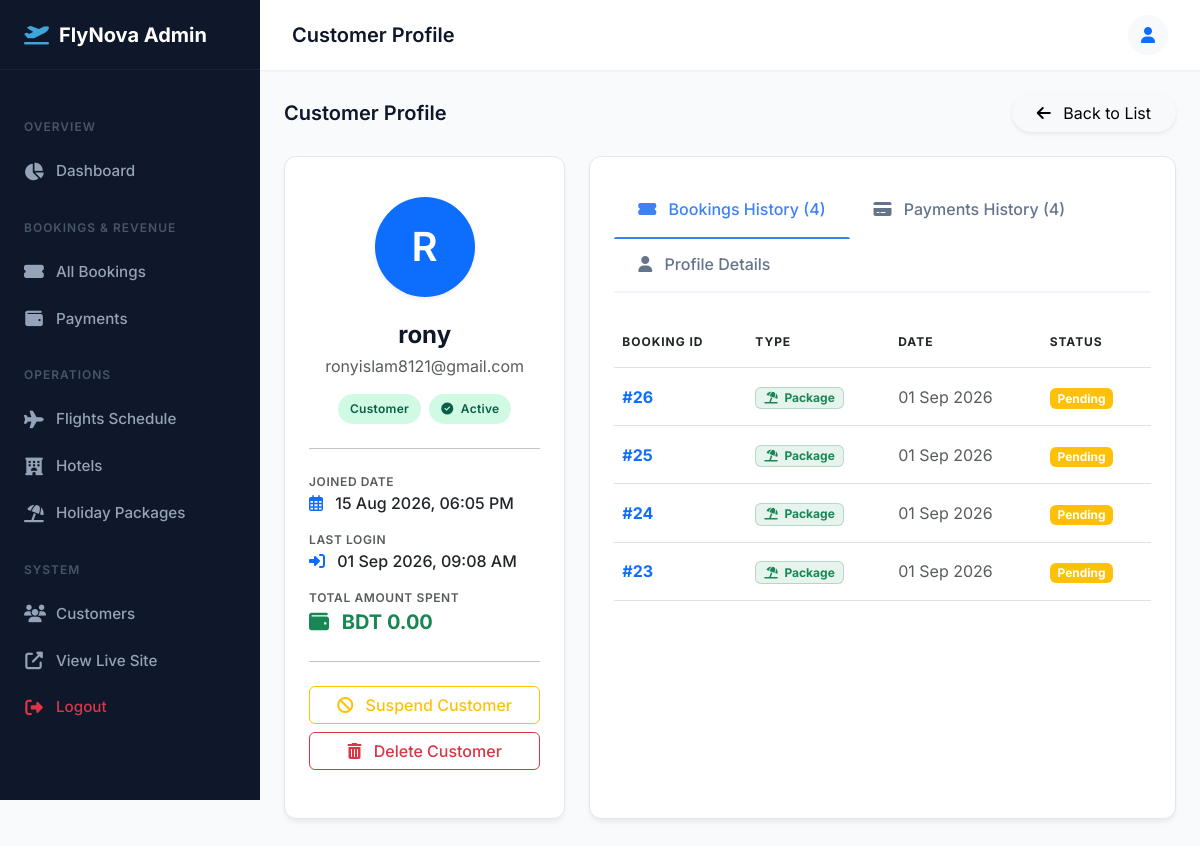
Page /dashboard/customers/29/ (signed in) on the committed database.
### accounts/models.py (models this page shows, shortened)
class CustomUser(AbstractUser):
    email = models.EmailField(unique=True)
    phone_number = models.CharField(max_length=15, blank=True, null=True)
    USERNAME_FIELD = 'email'
    REQUIRED_FIELDS = ['username']

### bookings/models.py (models this page shows, shortened)
class Booking(models.Model):
    STATUS_CHOICES = (
        ('PENDING', 'Pending'),
        ('CONFIRMED', 'Confirmed'),
        ('CANCELLED', 'Cancelled'),
    )
    user = models.ForeignKey(settings.AUTH_USER_MODEL, on_delete=models.CASCADE, related_name='bookings')
    flight = models.ForeignKey('flights.Flight', on_delete=models.CASCADE, null=True, blank=True, related_name='bookings')
    room = models.ForeignKey('hotels.Room', on_delete=models.CASCADE, null=True, blank=True, related_name='bookings')
    package = models.ForeignKey('packages.Package', on_delete=models.CASCADE, null=True, blank=True, related_name='bookings')
    booking_date = models.DateTimeField(auto_now_add=True)
    status = models.CharField(max_length=20, choices=STATUS_CHOICES, default='PENDING')
    total_price = models.DecimalField(max_digits=10, decimal_places=2)

### dashboard/views.py (the view)
# urls.py: path('customers/<int:pk>/', views.CustomerDetailView.as_view(), name='customer_profile'),
@method_decorator(staff_member_required, name='dispatch')
class CustomerDetailView(DetailView):
    model = User
    template_name = 'dashboard/customer_profile.html'
    context_object_name = 'customer'
    def get_context_data(self, **kwargs):
        context = super().get_context_data(**kwargs)
        customer = self.object
        context['title'] = 'Customer Profile'
        profile = getattr(customer, 'profile', None)
        context['profile'] = profile
        bookings = Booking.objects.filter(user=customer).order_by('-booking_date')
        context['bookings'] = bookings
        payments = Payment.objects.filter(booking__user=customer).order_by('-timestamp')
        context['payments'] = payments
        total_spent = payments.filter(status='COMPLETED').aggregate(total=Sum('amount'))['total'] or 0
        context['total_spent'] = total_spent
        return context

### dashboard/templates/dashboard/customer_profile.html (shortened to what this page needs)
{% extends 'dashboard/base_admin.html' %}
{% load static %}
{% block content %}
<div class="d-flex justify-content-between align-items-center mb-4">
    <h1 class="page-title">{{ title }}</h1>
    <a href="{% url 'dashboard:customer_list' %}" class="btn btn-light shadow-sm rounded-pill px-4">
        <i class="fas fa-arrow-left me-2"></i> Back to List
    </a>
</div>
<div class="row">
    <div class="col-md-4 mb-4">
        <div class="premium-card text-center h-100 p-4">
            <div class="mb-4 mt-3">
                {% if profile and profile.profile_picture %}
                <img src="{{ profile.profile_picture.url }}" alt="{{ customer.username }}" class="rounded-circle shadow-sm" style="width: 100px; height: 100px; object-fit: cover;">
                {% else %}
                <div class="d-inline-flex align-items-center justify-content-center bg-primary text-white rounded-circle shadow-sm" style="width: 100px; height: 100px; font-size: 2.5rem; font-weight: 600;">
                    {{ customer.username|make_list|first|upper }}
                </div>
                {% endif %}
            </div>
            <h4 class="fw-bold mb-1">{{ customer.get_full_name|default:customer.username }}</h4>
            <p class="text-muted mb-3">{{ customer.email }}</p>
            <div class="d-flex justify-content-center gap-2 mb-4">
                {% if customer.is_superuser %}
                    <span class="badge-premium badge-danger">Superadmin</span>
                {% elif customer.is_staff %}
                    <span class="badge-premium badge-warning">Staff</span>
                {% else %}
                    <span class="badge-premium badge-success">Customer</span>
                {% endif %}
                {% if customer.is_active %}
                    <span class="badge-premium badge-success"><i class="fas fa-check-circle me-1"></i> Active</span>
                {% else %}
                    <span class="badge-premium badge-danger"><i class="fas fa-times-circle me-1"></i> Inactive</span>
                {% endif %}
            </div>
            <hr class="mb-4">
            <div class="text-start">
                <div class="mb-3">
                    <small class="text-muted fw-semibold d-block text-uppercase" style="font-size: 0.75rem; letter-spacing: 0.05em;">Joined Date</small>
                    <div class="fw-medium text-dark"><i class="far fa-calendar-alt me-2 text-primary"></i> {{ customer.date_joined|date:"d M Y, h:i A" }}</div>
                </div>
                <div class="mb-3">
                    <small class="text-muted fw-semibold d-block text-uppercase" style="font-size: 0.75rem; letter-spacing: 0.05em;">Last Login</small>
                    <div class="fw-medium text-dark"><i class="fas fa-sign-in-alt me-2 text-primary"></i> {{ customer.last_login|date:"d M Y, h:i A"|default:"Never" }}</div>
                </div>
                <div>
                    <small class="text-muted fw-semibold d-block text-uppercase" style="font-size: 0.75rem; letter-spacing: 0.05em;">Total Amount Spent</small>
                    <div class="fw-bold text-success fs-5"><i class="fas fa-wallet me-2"></i> BDT {{ total_spent|floatformat:2 }}</div>
                </div>
            </div>
            {% if not customer.is_superuser %}
            <hr class="my-4">
            <div class="d-grid gap-2">
                <form action="{% url 'dashboard:customer_toggle_status' customer.pk %}" method="post" class="w-100">
                    {% if customer.is_active %}
                        <button type="submit" class="btn btn-outline-warning w-100 fw-medium">
                            <i class="fas fa-ban me-2"></i> Suspend Customer
                        </button>
                    {% else %}
                        <button type="submit" class="btn btn-outline-success w-100 fw-medium">
                            <i class="fas fa-check-circle me-2"></i> Activate Customer
                        </button>
                    {% endif %}
                </form>
                <a href="{% url 'dashboard:customer_delete' customer.pk %}" class="btn btn-outline-danger fw-medium">
                    <i class="fas fa-trash-alt me-2"></i> Delete Customer
                </a>
            </div>
            {% endif %}
        </div>
    </div>
    <div class="col-md-8 mb-4">
        <div class="premium-card h-100">
            <ul class="nav nav-tabs nav-tabs-custom mb-4" id="profileTabs" role="tablist">
                <li class="nav-item" role="presentation">
                    <button class="nav-link active" id="bookings-tab" data-bs-toggle="tab" data-bs-target="#bookings" type="button" role="tab" aria-controls="bookings" aria-selected="true">
                        <i class="fas fa-ticket-alt me-2"></i> Bookings History ({{ bookings.count }})
                    </button>
                </li>
                <li class="nav-item" role="presentation">
                    <button class="nav-link" id="payments-tab" data-bs-toggle="tab" data-bs-target="#payments" type="button" role="tab" aria-controls="payments" aria-selected="false">
                        <i class="fas fa-credit-card me-2"></i> Payments History ({{ payments.count }})
                    </button>
                </li>
                <li class="nav-item" role="presentation">
                    <button class="nav-link" id="profile-info-tab" data-bs-toggle="tab" data-bs-target="#profile-info" type="button" role="tab" aria-controls="profile-info" aria-selected="false">
                        <i class="fas fa-user me-2"></i> Profile Details
                    </button>
                </li>
            </ul>
            <div class="tab-content" id="profileTabsContent">
                <div class="tab-pane fade show active" id="bookings" role="tabpanel" aria-labelledby="bookings-tab">
                    <div class="table-responsive">
                        <table class="table align-middle mb-0" style="border-collapse: separate; border-spacing: 0;">
                            <thead class="text-muted" style="font-size: 0.75rem; letter-spacing: 0.08em; text-transform: uppercase; font-weight: 600;">
                                <tr>
                                    <th scope="col" class="py-3 border-bottom border-top-0">Booking ID</th>
                                    <th scope="col" class="py-3 border-bottom border-top-0">Type</th>
                                    <th scope="col" class="py-3 border-bottom border-top-0">Date</th>
                                    <th scope="col" class="py-3 border-bottom border-top-0">Status</th>
                                </tr>
                            </thead>
                            <tbody>
                                {% for booking in bookings %}
                                <tr class="table-row-hover">
                                    <td class="py-3 border-bottom"><a href="{% url 'dashboard:booking_detail' booking.pk %}" class="fw-bold text-decoration-none">#{{ booking.id }}</a></td>
                                    <td class="py-3 border-bottom">
                                        {% if booking.booking_type == 'FLIGHT' %}
                                            <span class="badge bg-primary bg-opacity-10 text-primary border border-primary border-opacity-25"><i class="fas fa-plane me-1"></i> Flight</span>
                                        {% elif booking.booking_type == 'HOTEL' %}
                                            <span class="badge bg-warning bg-opacity-10 text-warning border border-warning border-opacity-25"><i class="fas fa-hotel me-1"></i> Hotel</span>
                                        {% else %}
                                            <span class="badge bg-success bg-opacity-10 text-success border border-success border-opacity-25"><i class="fas fa-umbrella-beach me-1"></i> Package</span>
                                        {% endif %}
                                    </td>
                                    <td class="py-3 border-bottom text-muted">{{ booking.booking_date|date:"d M Y" }}</td>
                                    <td class="py-3 border-bottom">
                                        {% if booking.status == 'PENDING' %}
                                            <span class="badge bg-warning">Pending</span>
                                        {% elif booking.status == 'CONFIRMED' %}
                                            <span class="badge bg-success">Confirmed</span>
                                        {% else %}
                                            <span class="badge bg-danger">Cancelled</span>
                                        {% endif %}
                                    </td>
                                </tr>
                                {% empty %}
                                <tr>
                                    <td colspan="4" class="text-center py-4 text-muted">No bookings found for this customer.</td>
                                </tr>
                                {% endfor %}
                            </tbody>
                        </table>
                    </div>
                </div>
            </div>
        </div>
    </div>
</div>
{% endblock %}

### static/css/admin_premium.css (style rules this page uses)
:root { --surface-bg: #F8FAFC; --surface-card: #FFFFFF; --sidebar-bg: #0F172A; --sidebar-text: #94A3B8; --sidebar-text-hover: #FFFFFF; --sidebar-active-bg: #1E293B; --primary: #2563EB; --primary-hover: #1D4ED8; --text-main: #0F172A; --text-muted: #64748B; --success-bg: #D1FAE5; --success-text: #065F46; --warning-bg: #FEF3C7; --warning-text: #92400E; --danger-bg: #FEE2E2; --danger-text: #991B1B; --sidebar-width: 260px; --topbar-height: 70px; }
body { font-family: 'Inter', 'Poppins', sans-serif; background-color: var(--surface-bg); color: var(--text-main); overflow-x: hidden; }
h1, h2, h3, h4, h5, h6 { font-weight: 600; color: var(--text-main); }
.page-title { margin: 0; font-size: 1.25rem; font-weight: 600; }
.premium-card { background-color: var(--surface-card); border-radius: 12px; box-shadow: 0 4px 6px -1px rgba(0, 0, 0, 0.05), 0 2px 4px -1px rgba(0, 0, 0, 0.03); border: 1px solid #E2E8F0; padding: 24px; margin-bottom: 24px; transition: transform 0.2s ease, box-shadow 0.2s ease; }
.badge-premium { padding: 6px 12px; border-radius: 9999px; font-size: 0.75rem; font-weight: 600; letter-spacing: 0.025em; }
.badge-success { background-color: var(--success-bg); color: var(--success-text); }
.table-row-hover { transition: background-color 0.2s ease; }

### dashboard/templates/dashboard/customer_profile.html (style rules this page uses)
.nav-tabs-custom { border-bottom: 2px solid #f1f5f9; }
.nav-tabs-custom .nav-link { border: none; color: #64748b; font-weight: 500; padding: 1rem 1.5rem; position: relative; background: transparent; transition: all 0.2s ease; }
.nav-tabs-custom .nav-link.active { color: #3b82f6; background-color: transparent; border-radius: 0; }
.nav-tabs-custom .nav-link.active::after { content: ''; position: absolute; bottom: -2px; left: 0; width: 100%; height: 2px; background-color: #3b82f6; border-radius: 2px 2px 0 0; }

### rows in the picture
CustomUser: username|make_list "R", get_full_name "rony", email "ronyislam8121@gmail.com", date_joined "15 Aug 2026, 06:05 PM", last_login "01 Sep 2026, 09:08 AM"
Booking: id "26", booking_date "01 Sep 2026", status "Pending"
Booking: id "25", booking_date "01 Sep 2026", status "Pending"
Booking: id "24", booking_date "01 Sep 2026", status "Pending"
Booking: id "23", booking_date "01 Sep 2026", status "Pending"

### other values in the picture
{{ title }} "Customer Profile"
{{ total_spent|floatformat:2 }} "0.00"
{{ bookings.count }} "4"
{{ payments.count }} "4"
